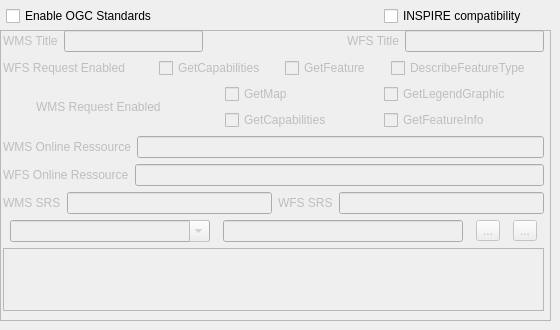
   <widget class="QWidget" name="ogcTabForm">
    <property name="toolTip">
     <string>&lt;html&gt;&lt;head/&gt;&lt;body&gt;&lt;p&gt;OGC standards configuration.&lt;/p&gt;&lt;/body&gt;&lt;/html&gt;</string>
    </property>
    <attribute name="title">
     <string>OGC Standards</string>
    </attribute>
    <attribute name="toolTip">
     <string>&lt;html&gt;&lt;head/&gt;&lt;body&gt;&lt;p&gt;OGC standards configuration.&lt;/p&gt;&lt;/body&gt;&lt;/html&gt;</string>
    </attribute>
    <widget class="QFrame" name="mf_ogc_frame">
     <property name="enabled">
      <bool>false</bool>
     </property>
     <property name="geometry">
      <rect>
       <x>0</x>
       <y>30</y>
       <width>551</width>
       <height>291</height>
      </rect>
     </property>
     <property name="frameShape">
      <enum>QFrame::StyledPanel</enum>
     </property>
     <property name="frameShadow">
      <enum>QFrame::Raised</enum>
     </property>
     <widget class="QWidget" name="layoutWidget">
      <property name="geometry">
       <rect>
        <x>3</x>
        <y>0</y>
        <width>541</width>
        <height>281</height>
       </rect>
      </property>
      <layout class="QVBoxLayout" name="verticalLayout_5">
       <item>
        <layout class="QHBoxLayout" name="horizontalLayout_34">
         <item>
          <widget class="QLabel" name="mf_map_web_md_wms_title__label">
           <property name="text">
            <string>WMS Title</string>
           </property>
          </widget>
         </item>
         <item>
          <widget class="QLineEdit" name="mf_map_web_md_wms_title"/>
         </item>
         <item>
          <spacer name="horizontalSpacer_6">
           <property name="orientation">
            <enum>Qt::Horizontal</enum>
           </property>
           <property name="sizeHint" stdset="0">
            <size>
             <width>40</width>
             <height>20</height>
            </size>
           </property>
          </spacer>
         </item>
         <item>
          <widget class="QLabel" name="mf_map_web_md_wfs_title__label">
           <property name="text">
            <string>WFS Title</string>
           </property>
          </widget>
         </item>
         <item>
          <widget class="QLineEdit" name="mf_map_web_md_wfs_title"/>
         </item>
        </layout>
       </item>
       <item>
        <layout class="QHBoxLayout" name="horizontalLayout_33">
         <item>
          <widget class="QLabel" name="mf_map_web_md_wfs_enable_label">
           <property name="maximumSize">
            <size>
             <width>150</width>
             <height>16777215</height>
            </size>
           </property>
           <property name="text">
            <string>WFS Request Enabled</string>
           </property>
          </widget>
         </item>
         <item>
          <widget class="QCheckBox" name="mf_map_web_md_wfs_enable_gc">
           <property name="minimumSize">
            <size>
             <width>120</width>
             <height>0</height>
            </size>
           </property>
           <property name="maximumSize">
            <size>
             <width>120</width>
             <height>16777215</height>
            </size>
           </property>
           <property name="text">
            <string>GetCapabilities</string>
           </property>
          </widget>
         </item>
         <item>
          <widget class="QCheckBox" name="mf_map_web_md_wfs_enable_gf">
           <property name="maximumSize">
            <size>
             <width>100</width>
             <height>16777215</height>
            </size>
           </property>
           <property name="text">
            <string>GetFeature</string>
           </property>
          </widget>
         </item>
         <item>
          <widget class="QCheckBox" name="mf_map_web_md_wfs_enable_dft">
           <property name="text">
            <string>DescribeFeatureType</string>
           </property>
          </widget>
         </item>
        </layout>
       </item>
       <item>
        <layout class="QHBoxLayout" name="horizontalLayout_32">
         <item>
          <widget class="QLabel" name="mf_map_web_md_wms_enable_label">
           <property name="maximumSize">
            <size>
             <width>150</width>
             <height>16777215</height>
            </size>
           </property>
           <property name="text">
            <string>WMS Request Enabled</string>
           </property>
          </widget>
         </item>
         <item>
          <layout class="QVBoxLayout" name="verticalLayout_7">
           <item>
            <widget class="QCheckBox" name="mf_map_web_md_wms_enable_gm">
             <property name="maximumSize">
              <size>
               <width>70</width>
               <height>16777215</height>
              </size>
             </property>
             <property name="text">
              <string>GetMap</string>
             </property>
            </widget>
           </item>
           <item>
            <widget class="QCheckBox" name="mf_map_web_md_wms_enable_gc">
             <property name="maximumSize">
              <size>
               <width>120</width>
               <height>16777215</height>
              </size>
             </property>
             <property name="text">
              <string>GetCapabilities</string>
             </property>
            </widget>
           </item>
          </layout>
         </item>
         <item>
          <layout class="QVBoxLayout" name="verticalLayout_6">
           <item>
            <widget class="QCheckBox" name="mf_map_web_md_wms_enable_glg">
             <property name="maximumSize">
              <size>
               <width>150</width>
               <height>16777215</height>
              </size>
             </property>
             <property name="text">
              <string>GetLegendGraphic</string>
             </property>
            </widget>
           </item>
           <item>
            <widget class="QCheckBox" name="mf_map_web_md_wms_enable_gfi">
             <property name="maximumSize">
              <size>
               <width>115</width>
               <height>16777215</height>
              </size>
             </property>
             <property name="text">
              <string>GetFeatureInfo</string>
             </property>
            </widget>
           </item>
          </layout>
         </item>
        </layout>
       </item>
       <item>
        <layout class="QHBoxLayout" name="horizontalLayout_35">
         <item>
          <widget class="QLabel" name="mf_map_web_md_onlineresource_label">
           <property name="text">
            <string>WMS Online Ressource</string>
           </property>
          </widget>
         </item>
         <item>
          <widget class="QLineEdit" name="mf_map_web_md_wms_onlineresource"/>
         </item>
        </layout>
       </item>
       <item>
        <layout class="QHBoxLayout" name="horizontalLayout_39">
         <item>
          <widget class="QLabel" name="mf_map_web_md_wfs_onlineresource_label">
           <property name="text">
            <string>WFS Online Ressource</string>
           </property>
          </widget>
         </item>
         <item>
          <widget class="QLineEdit" name="mf_map_web_md_wfs_onlineresource"/>
         </item>
        </layout>
       </item>
       <item>
        <layout class="QHBoxLayout" name="horizontalLayout_36">
         <item>
          <widget class="QLabel" name="mf_map_web_md_wms_srs_label">
           <property name="minimumSize">
            <size>
             <width>50</width>
             <height>0</height>
            </size>
           </property>
           <property name="maximumSize">
            <size>
             <width>80</width>
             <height>16777215</height>
            </size>
           </property>
           <property name="text">
            <string>WMS SRS</string>
           </property>
          </widget>
         </item>
         <item>
          <widget class="QLineEdit" name="mf_map_web_md_wms_srs"/>
         </item>
         <item>
          <widget class="QLabel" name="mf_map_web_md_wfs_srs_label">
           <property name="text">
            <string>WFS SRS</string>
           </property>
          </widget>
         </item>
         <item>
          <widget class="QLineEdit" name="mf_map_web_md_wfs_srs"/>
         </item>
        </layout>
       </item>
       <item>
        <layout class="QHBoxLayout" name="horizontalLayout_37">
         <item>
          <widget class="QComboBox" name="mf_map_web_md_option_name">
           <property name="minimumSize">
            <size>
             <width>200</width>
             <height>0</height>
            </size>
           </property>
           <property name="maximumSize">
            <size>
             <width>200</width>
             <height>16777215</height>
            </size>
           </property>
           <property name="editable">
            <bool>true</bool>
           </property>
           <property name="insertPolicy">
            <enum>QComboBox::InsertAtTop</enum>
           </property>
          </widget>
         </item>
         <item>
          <widget class="QLineEdit" name="mf_map_web_md_option_value">
           <property name="maximumSize">
            <size>
             <width>240</width>
             <height>16777215</height>
            </size>
           </property>
          </widget>
         </item>
         <item>
          <widget class="QToolButton" name="mf_map_web_md_options_add">
           <property name="text">
            <string>...</string>
           </property>
           <property name="icon">
            <iconset>
             <normaloff>../../../../../../../../../../../../usr/share/icons/oxygen/16x16/actions/edit-table-insert-row-above.png</normaloff>../../../../../../../../../../../../usr/share/icons/oxygen/16x16/actions/edit-table-insert-row-above.png</iconset>
           </property>
          </widget>
         </item>
         <item>
          <widget class="QToolButton" name="mf_map_web_md_options_del">
           <property name="text">
            <string>...</string>
           </property>
           <property name="icon">
            <iconset>
             <normaloff>../../../../../../../../../../../../usr/share/icons/oxygen/16x16/actions/edit-table-delete-row.png</normaloff>../../../../../../../../../../../../usr/share/icons/oxygen/16x16/actions/edit-table-delete-row.png</iconset>
           </property>
          </widget>
         </item>
        </layout>
       </item>
       <item>
        <widget class="QTableView" name="mf_map_web_md_options_list">
         <property name="minimumSize">
          <size>
           <width>0</width>
           <height>50</height>
          </size>
         </property>
         <property name="maximumSize">
          <size>
           <width>16777215</width>
           <height>100</height>
          </size>
         </property>
        </widget>
       </item>
      </layout>
     </widget>
    </widget>
    <widget class="QWidget" name="layoutWidget">
     <property name="geometry">
      <rect>
       <x>6</x>
       <y>3</y>
       <width>521</width>
       <height>26</height>
      </rect>
     </property>
     <layout class="QHBoxLayout" name="horizontalLayout_38">
      <item>
       <widget class="QCheckBox" name="mf_ogc_enable">
        <property name="text">
         <string>Enable OGC Standards</string>
        </property>
       </widget>
      </item>
      <item>
       <spacer name="horizontalSpacer_5">
        <property name="orientation">
         <enum>Qt::Horizontal</enum>
        </property>
        <property name="sizeHint" stdset="0">
         <size>
          <width>40</width>
          <height>20</height>
         </size>
        </property>
       </spacer>
      </item>
      <item>
       <widget class="QCheckBox" name="mf_inspire_on">
        <property name="text">
         <string>INSPIRE compatibility</string>
        </property>
       </widget>
      </item>
     </layout>
    </widget>
   </widget>
